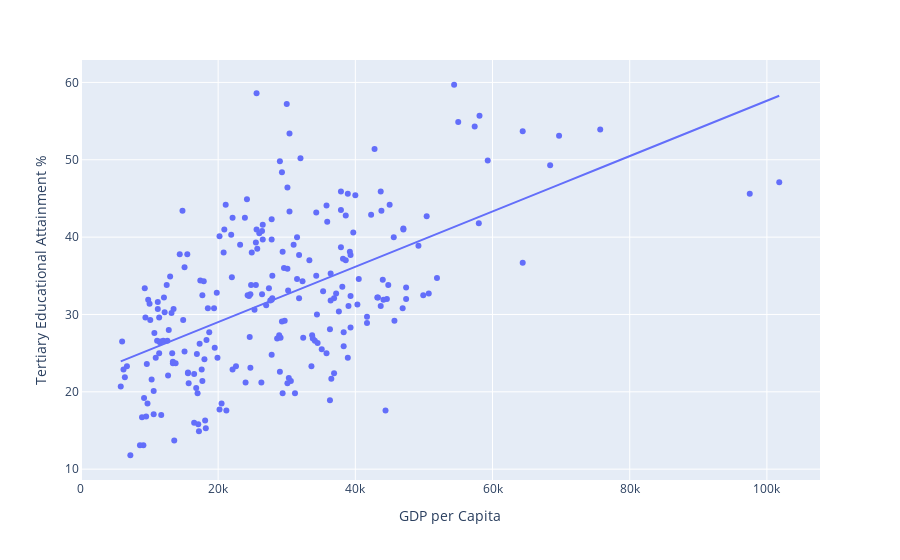

Here is the notebook cell this chart was saved with:
### Code cell
df.plot(kind = 'scatter', backend = 'plotly',
        x = 'GDP per Capita', y = 'Tertiary Educational Attainment %',
        trendline = 'ols',
        height = 500)

### Figure 1 — Plotly figure (JSON) as saved in the notebook; plotly's stock layout.template omitted (floating-point values rounded to 4 significant figures; data arrays with more than 128 entries replaced by an {"elided": "..."} marker saying what was removed)
{"data": [{"hovertemplate": "GDP per Capita=%{x}<br>Tertiary Educational Attainment %=%{y}<extra></extra>", "legendgroup": "", "marker": {"color": "#636efa", "symbol": "circle"}, "mode": "markers", "name": "", "orientation": "v", "showlegend": false, "type": "scatter", "x": {"elided": "234 int values"}, "xaxis": "x", "y": {"elided": "234 float values"}, "yaxis": "y"}, {"hovertemplate": "<b>OLS trendline</b><br>Tertiary Educational Attainment % = 0.000357605 * GDP per Capita + 21.8707<br>R<sup>2</sup>=0.310958<br><br>GDP per Capita=%{x}<br>Tertiary Educational Attainment %=%{y} <b>(trend)</b><extra></extra>", "legendgroup": "", "marker": {"color": "#636efa", "symbol": "circle"}, "mode": "lines", "name": "", "showlegend": false, "type": "scatter", "x": {"elided": "234 int values"}, "xaxis": "x", "y": {"elided": "234 float values"}, "yaxis": "y"}], "layout": {"autosize": true, "legend": {"tracegroupgap": 0}, "margin": {"t": 60}, "xaxis": {"anchor": "y", "autorange": true, "domain": [0, 1], "range": [-283.2, 107900.0], "title": {"text": "GDP per Capita"}, "type": "linear"}, "yaxis": {"anchor": "x", "autorange": true, "domain": [0, 1], "range": [8.508, 62.99], "title": {"text": "Tertiary Educational Attainment %"}, "type": "linear"}}}
